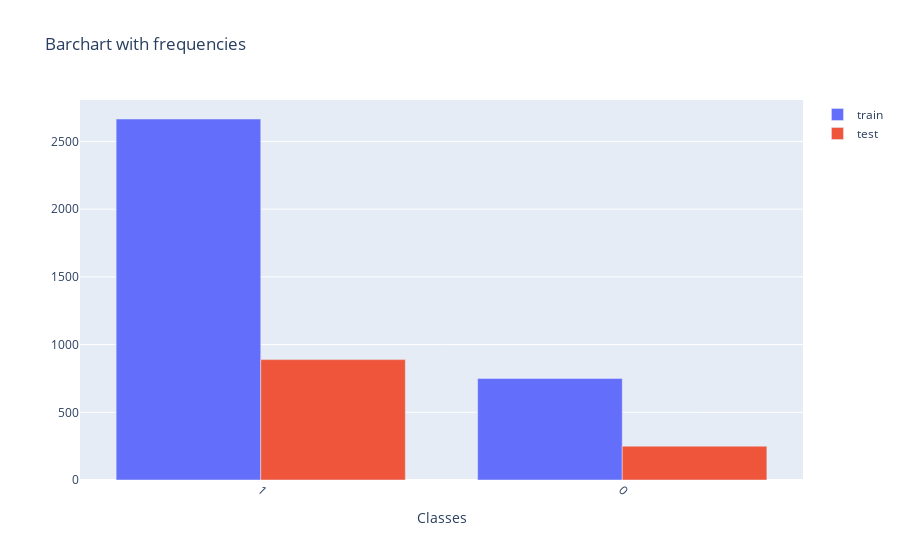

The code cell stored with this chart in its notebook:
### Markdown cell above
## Split dataset into train and test
Since we have imbalanced dataset, stratified split should be chosen

### Code cell
from sklearn.model_selection import train_test_split
X_train, X_test, y_train, y_test = train_test_split(X, y, stratify=y, test_size=0.25)

# plot train and test frequencies
traindict = {
    'features': X_train,
    'class': y_train.tolist()
}
trainpd = pd.DataFrame(traindict)
testdict = {
    'features': X_test,
    'class': y_test.tolist()
}
testpd = pd.DataFrame(testdict)

freqstrain = trainpd['class'].value_counts().tolist()
freqstest = testpd['class'].value_counts().tolist()
# data_classes = trainpd['class'].value_counts().index.tolist()

plot_traintest(['1','0'], freqstrain, freqstest)
del freqstrain
del freqstest

### Figure 1 — Plotly figure (JSON) as saved in the notebook; plotly's stock layout.template omitted (floating-point values rounded to 4 significant figures)
{"data": [{"name": "train", "type": "bar", "x": ["1", "0"], "y": [2666, 750]}, {"name": "test", "type": "bar", "x": ["1", "0"], "y": [889, 250]}], "layout": {"title": {"text": "Barchart with frequencies"}, "xaxis": {"tickangle": 45, "title": {"text": "Classes"}, "type": "category"}}}
